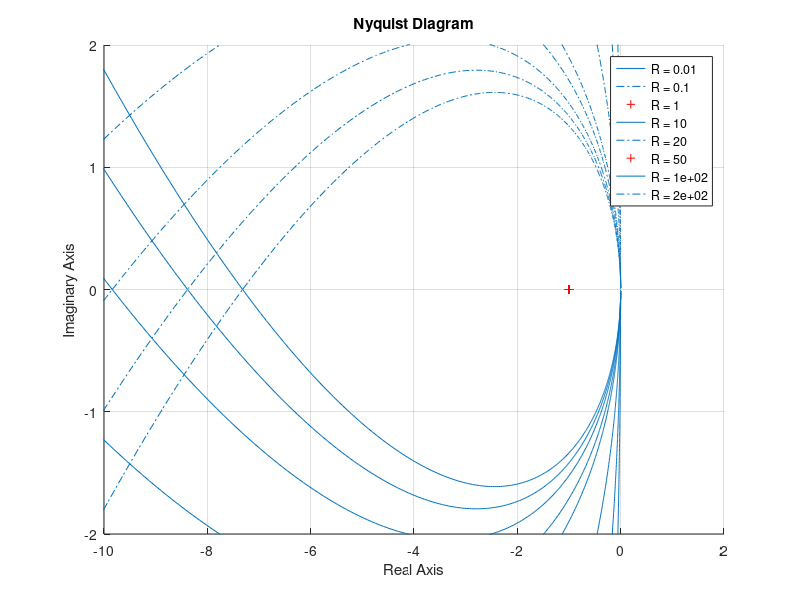
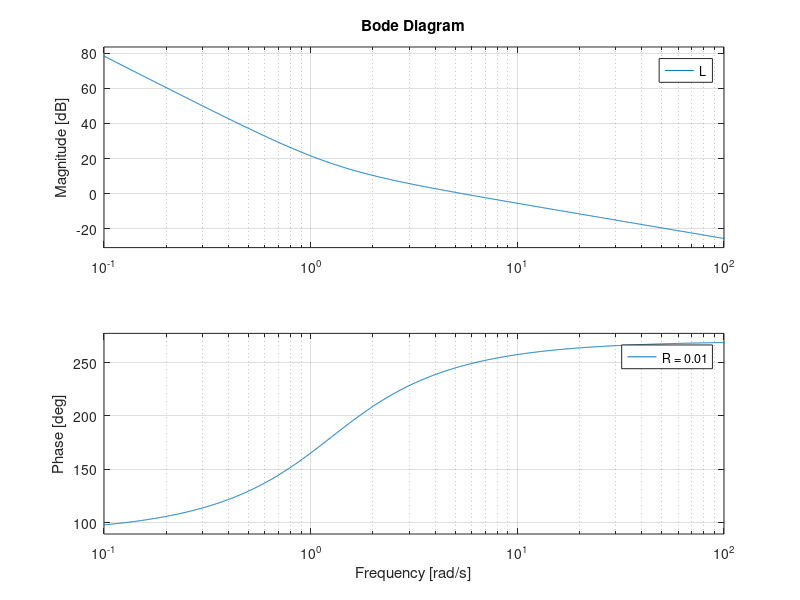
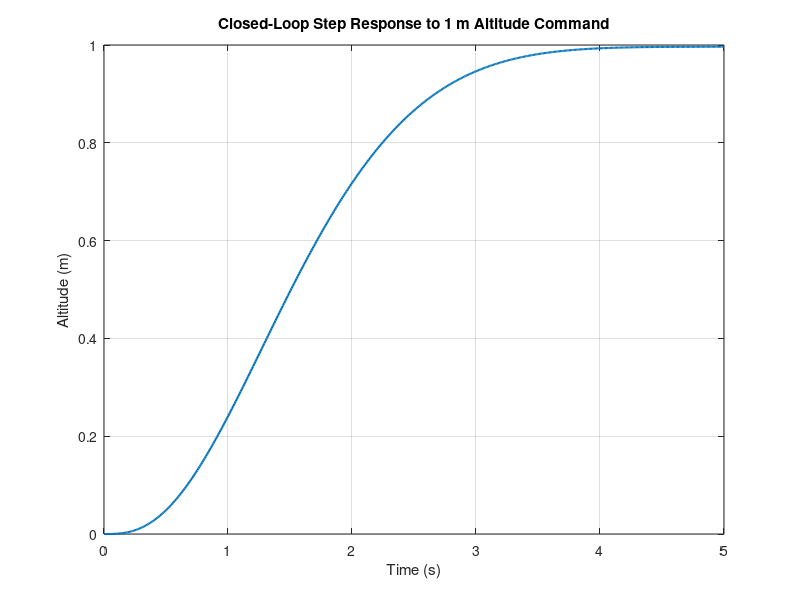

Write MATLAB code to recreate these figures, in order. (Note: this script raises an error after producing the figures.)
clear; clc; close all;

%% Altitude Control via LQR-PI

% Parameters
m = 0.033;
g = 9.81;
A_thrust = 0.091492681;
B_thrust = 0.067673604;

% Hover
T_hover_total = m * g;

% Function
f_hover = @(PWM) A_thrust * PWM.^2 + B_thrust * PWM - T_hover_total / 4;

% Initial guess
PWM_guess = 0.5;

% Solve function
PWM_hover = fsolve(f_hover, PWM_guess);

% Augmented State-space model with integral action
A = [0 1 0;
    0 0 0;
    -1 0 0];

B = [0;
    1/m;
    0];

B_2 = [0;
    0;
    1];

C = [1 0 0];

D = 0;

% LQR weights
Q = diag([10 1 15]);
R_values = [0.01 0.1 1 10 20 50 100 200];

% Open-loop system for frequency response
G = ss(A, B, eye(3), zeros(3,1));

% Nyquist Plot
figure;
hold on;
grid on;
title('Nyquist Plot');

% Bode Plot
figure;
hold on;
grid on;
title('Bode Plot');

legend_entries = cell(length(R_values),1);

fprintf('\nLQR gains and margins for each R:\n');

for i = 1:length(R_values)
    R = R_values(i);

    % LQR gain
    K = lqr(A, B, Q, R);
    k1 = K(1);
    k2 = K(2);
    k3 = K(3);

    fprintf('\nFor R = %.6f\n', R);
    fprintf('k1 = %.6f\n', k1);
    fprintf('k2 = %.6f\n', k2);
    fprintf('k3 = %.6f\n', k3);

    % Transfer Function
    L = K * G;

    % Nyquist Plot
    figure(1);
    nyquist(L);
    xlim([-10 2]);
    ylim([-2 2]);

    % Bode Plot
    figure(2);
    bode(L);

    % Gain and phase margins
    [GM, PM, ~ , ~] = margin(L);
    fprintf('Gain Margin = %.6f dB\n', abs(20*log10(GM)));
    fprintf('Phase Margin = %.6f deg\n', PM);

    legend_entries{i} = sprintf('R = %.2g', R);
end

figure(1);
legend(legend_entries, 'Location', 'best');

figure(2);
legend(legend_entries, 'Location', 'best');

% Choose final R based on the plot comparison
R_final = 1000;
R = R_final;

% LQR gain
K = lqr(A, B, Q, R);
k1 = K(1);
k2 = K(2);
k3 = K(3);

fprintf('\nChosen final R:\n');
fprintf('R_final = %.6f\n', R_final);

fprintf('\nLQR gains:\n');
fprintf('k1 = %.6f\n', k1);
fprintf('k2 = %.6f\n', k2);
fprintf('k3 = %.6f\n', k3);

% Closed-loop system
Acl = A - B*K;
Bcl = B_2;
Ccl = eye(3);
Dcl = zeros(3,1);
sys_cl = ss(Acl, Bcl, Ccl, Dcl);

% Transfer Function
G_final = ss(A, B, eye(3), 0);
L_final = K*G_final;


% Step response for 1m command
t = linspace(0,5,500)';
r = ones(size(t)); % 1 m referenc

x = lsim(sys_cl, r, t);  % simulate states
z = x(:,1);   % altitude state

% Plot altitude response
figure;
plot(t, z, 'LineWidth',1.5);
grid on;
xlabel('Time (s)');
ylabel('Altitude (m)');
title('Closed-Loop Step Response to 1 m Altitude Command');

%% Connect mixer design to controller output

%  Parameters
k = 0.005964552;
l = 0.046;
PWM_min = 0.0;
PWM_max = 1.0;

% Compute controller thrust command
deltaT = -(x * K.');
T_cmd = T_hover_total + deltaT;

% History of thurusts, PWM, and saturation
T_motor_hist = zeros(length(t),4);
PWM_hist = zeros(length(t),4);
alpha_hist = zeros(length(t),1);

for i = 1:length(t)
    [T_motor_i, PWM_i, alpha_i] = mixer_pwm_command( ...
        T_cmd(i), 0, 0, 0, ...
        A_thrust, B_thrust, k, l, PWM_min, PWM_max);

    T_motor_hist(i,:) = T_motor_i.';
    PWM_hist(i,:) = PWM_i.';
    alpha_hist(i) = alpha_i;
end

% Plot total thrust command
figure;
plot(t, T_cmd, 'LineWidth', 1.5);
grid on;
xlabel('Time (s)');
ylabel('Total thrust command (N)');
title('Controller Output: Total Thrust Command');

% Plot motor thrusts from mixer
figure;
plot(t, T_motor_hist(:,1), 'LineWidth', 1.5); hold on;
plot(t, T_motor_hist(:,2), '--', 'LineWidth', 1.2);
plot(t, T_motor_hist(:,3), '-.', 'LineWidth', 1.2);
plot(t, T_motor_hist(:,4), ':', 'LineWidth', 1.8);
grid on;
xlabel('Time (s)');
ylabel('Motor thrust (N)');
title('Motor Thrust Commands from Mixer');
legend('T_1','T_2','T_3','T_4');

% Plot PWM responses
figure;
plot(t, PWM_hist(:,1), 'LineWidth', 1.5); hold on;
plot(t, PWM_hist(:,2), '--', 'LineWidth', 1.2);
plot(t, PWM_hist(:,3), '-.', 'LineWidth', 1.2);
plot(t, PWM_hist(:,4), ':', 'LineWidth', 1.8);
grid on;
xlabel('Time (s)');
ylabel('PWM');
title('PWM Signal Behavior from Mixer');
legend('PWM_1','PWM_2','PWM_3','PWM_4');
